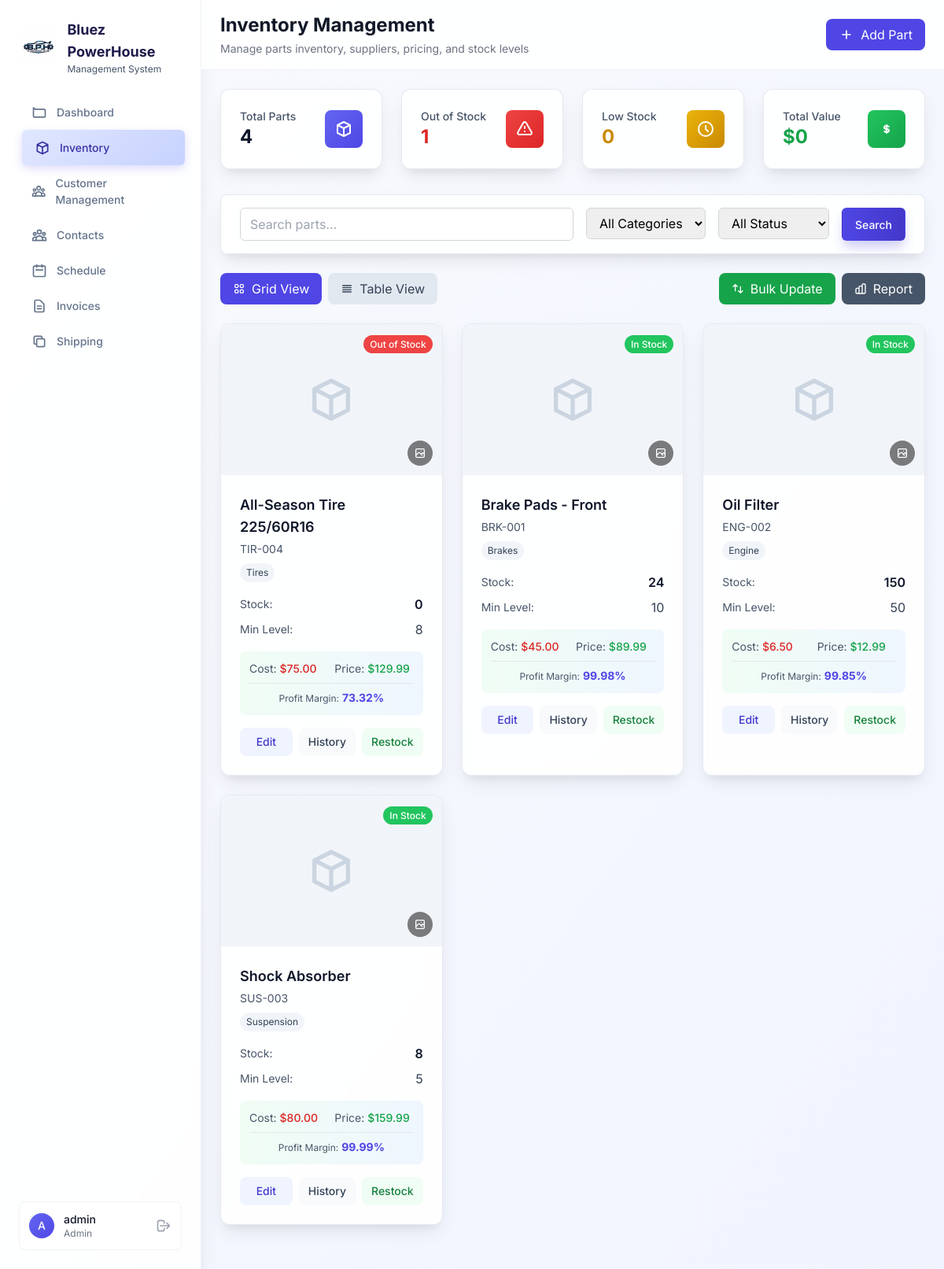
/parts (signed in), run on an earlier commit of the app's database.
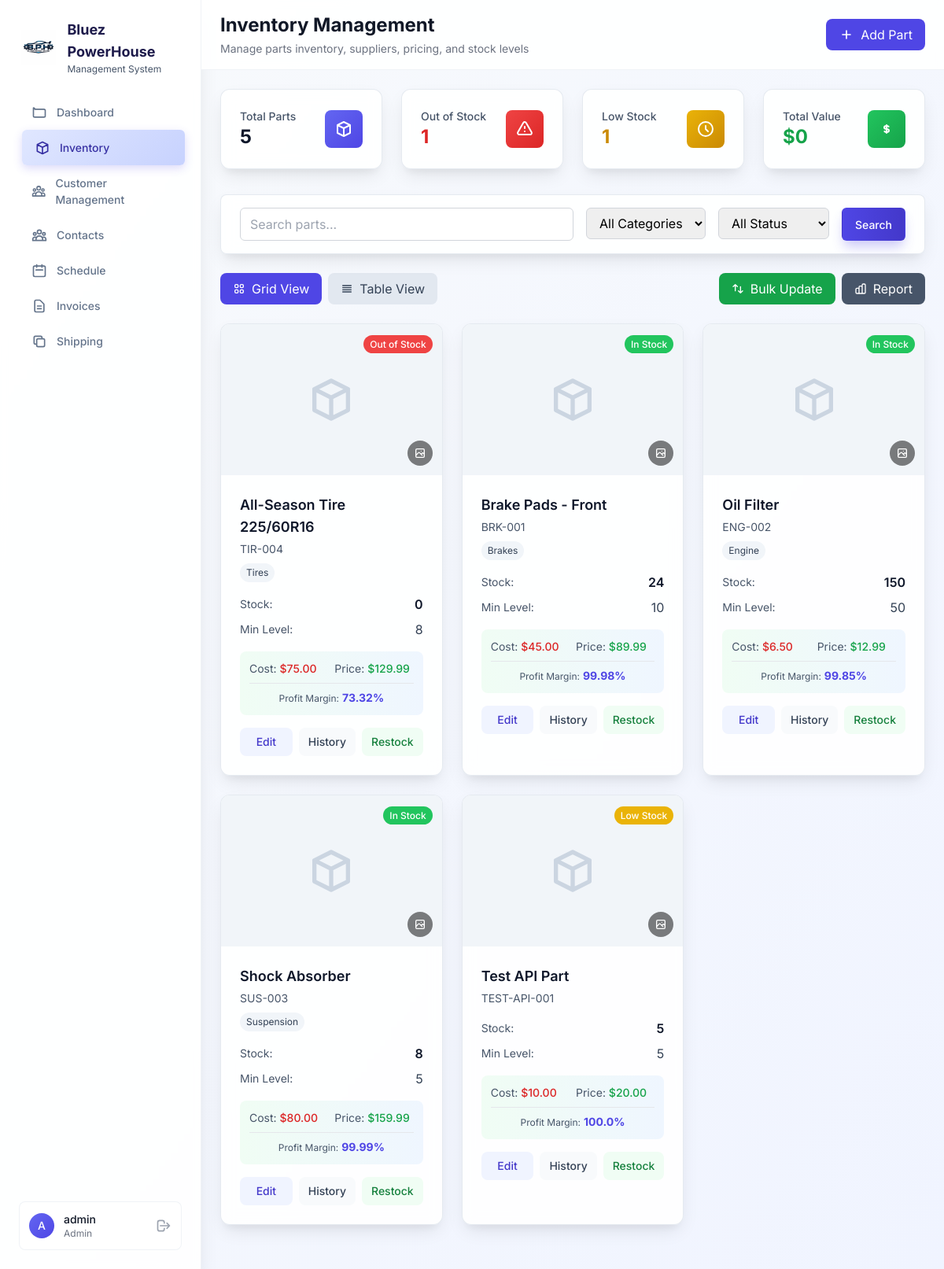
And on a later commit of the database.
### models.py (models this page shows, shortened)
class Part(db.Model):
    __tablename__ = 'parts'
    id = db.Column(db.Integer, primary_key=True)
    part_number = db.Column(db.String(50), unique=True, nullable=False)
    name = db.Column(db.String(200), nullable=False)
    description = db.Column(db.Text)
    category = db.Column(db.String(50))
    price = db.Column(db.Float, default=0.0)  # Selling price
    cost = db.Column(db.Float, default=0.0)   # Cost we paid for it
    quantity_in_stock = db.Column(db.Integer, default=0)
    minimum_stock_level = db.Column(db.Integer, default=0)
    location = db.Column(db.String(50))
    supplier_id = db.Column(db.Integer, db.ForeignKey('contacts.id'))  # Link to supplier contact
    supplier_part_number = db.Column(db.String(100))  # Supplier's part number
    supplier_url = db.Column(db.String(500))  # Link to supplier's product page
    last_order_date = db.Column(db.Date)  # When we last ordered this part
    last_order_cost = db.Column(db.Float)  # What we paid last time
    image_url = db.Column(db.String(500))  # URL or path to part image
    image_filename = db.Column(db.String(255))  # Original filename
    is_active = db.Column(db.Boolean, default=True)
    created_at = db.Column(db.DateTime, default=datetime.utcnow)
    updated_at = db.Column(db.DateTime, default=datetime.utcnow, onupdate=datetime.utcnow)
    supplier = db.relationship('Contact', backref='supplied_parts', foreign_keys=[supplier_id])
    def get_profit_margin(self):
        if self.cost and self.cost > 0:
            return round(((self.price - self.cost) / self.cost) * 100, 2)
        return 0

### app.py (the view)
    def decorated_function(*args, **kwargs):
        if 'user_id' not in session:
            flash('Please log in to access this page.', 'warning')
            return redirect(url_for('login'))
        return f(*args, **kwargs)

### app.py (called while the page is built)
def login_required(f):
    def decorated_function(*args, **kwargs):
        if 'user_id' not in session:
            flash('Please log in to access this page.', 'warning')
            return redirect(url_for('login'))
        return f(*args, **kwargs)
    decorated_function.__name__ = f.__name__
    return decorated_function

### templates/parts/list.html (shortened to what the changed rows need)
{% extends "base.html" %}
{% block page_title %}Inventory Management{% endblock %}
{% block content %}
<div class="grid grid-cols-1 md:grid-cols-4 gap-6 mb-8">
    <div class="card rounded-xl p-6">
        <div class="flex items-center justify-between">
            <div>
                <p class="text-sm font-medium text-metallic-600">Total Parts</p>
                <p class="text-2xl font-bold text-metallic-900">{{ parts|length }}</p>
            </div>
        </div>
    </div>
    <div class="card rounded-xl p-6">
        <div class="flex items-center justify-between">
            <div>
                <p class="text-sm font-medium text-metallic-600">Low Stock</p>
                <p class="text-2xl font-bold text-yellow-600">{% set low_stock_parts = [] %}{% for part in parts %}{% if part.quantity_in_stock > 0 and part.quantity_in_stock <= (part.minimum_stock_level or 0) %}{% set _ = low_stock_parts.append(part) %}{% endif %}{% endfor %}{{ low_stock_parts|length }}</p>
            </div>
        </div>
    </div>
                {% set total_value = 0 %}{% for part in parts %}{% set total_value = total_value + ((part.price or 0) * (part.quantity_in_stock or 0)) %}{% endfor %}
</div>
<div id="partsGrid" class="grid grid-cols-1 md:grid-cols-2 lg:grid-cols-3 xl:grid-cols-4 gap-6 mb-8">
    {% for part in parts %}
    <div class="part-card card rounded-xl overflow-hidden hover:shadow-xl transition-all duration-300 transform hover:-translate-y-1"
         data-category="{{ part.category or '' }}"
         data-supplier="{{ part.supplier.name if part.supplier else '' }}"
         data-stock-level="{% if part.quantity_in_stock == 0 %}out-of-stock{% elif part.quantity_in_stock <= (part.minimum_stock_level or 0) %}low-stock{% else %}in-stock{% endif %}"
         data-search="{{ (part.name + ' ' + part.part_number + ' ' + (part.description or '')).lower() }}">
        <div class="relative h-48 bg-metallic-100">
            {% if part.image_url %}
            <img src="{{ part.image_url }}" alt="{{ part.name }}" class="w-full h-full object-cover">
            {% else %}
            <div class="w-full h-full flex items-center justify-center">
                <svg class="w-16 h-16 text-metallic-300" fill="none" stroke="currentColor" viewBox="0 0 24 24">
                    <path stroke-linecap="round" stroke-linejoin="round" stroke-width="2" d="M20 7l-8-4-8 4m16 0l-8 4m8-4v10l-8 4m0-10L4 7m8 4v10M4 7v10l8 4"/>
                </svg>
            </div>
            {% endif %}
            <div class="absolute top-3 right-3">
                {% if part.quantity_in_stock == 0 %}
                <span class="bg-red-500 text-white text-xs px-2 py-1 rounded-full font-medium">Out of Stock</span>
                {% elif part.quantity_in_stock <= (part.minimum_stock_level or 0) %}
                <span class="bg-yellow-500 text-white text-xs px-2 py-1 rounded-full font-medium">Low Stock</span>
                {% else %}
                <span class="bg-green-500 text-white text-xs px-2 py-1 rounded-full font-medium">In Stock</span>
                {% endif %}
            </div>
            <div class="absolute bottom-3 right-3">
                <button onclick="uploadPartImage({{ part.id }})" class="bg-black bg-opacity-50 text-white p-2 rounded-full hover:bg-opacity-70 transition-all" title="Upload Image">
                    <svg class="w-4 h-4" fill="none" stroke="currentColor" viewBox="0 0 24 24">
                        <path stroke-linecap="round" stroke-linejoin="round" stroke-width="2" d="M4 16l4.586-4.586a2 2 0 012.828 0L16 16m-2-2l1.586-1.586a2 2 0 012.828 0L20 14m-6-6h.01M6 20h12a2 2 0 002-2V6a2 2 0 00-2-2H6a2 2 0 00-2 2v12a2 2 0 002 2z"/>
                    </svg>
                </button>
            </div>
        </div>
        <div class="p-6">
            <div class="mb-4">
                <h3 class="text-lg font-semibold text-metallic-900 mb-1">{{ part.name }}</h3>
                <p class="text-sm text-metallic-600">{{ part.part_number }}</p>
                {% if part.category %}
                <span class="inline-block bg-metallic-100 text-metallic-700 text-xs px-2 py-1 rounded-full mt-2">{{ part.category }}</span>
                {% endif %}
            </div>
            <div class="mb-4">
                <div class="flex justify-between items-center mb-2">
                    <span class="text-sm text-metallic-600">Stock:</span>
                    <span class="font-semibold text-metallic-900">{{ part.quantity_in_stock or 0 }}</span>
                </div>
                <div class="flex justify-between items-center mb-2">
                    <span class="text-sm text-metallic-600">Min Level:</span>
                    <span class="text-metallic-700">{{ part.minimum_stock_level or 0 }}</span>
                </div>
            </div>
            <div class="mb-4 p-3 bg-gradient-to-r from-green-50 to-blue-50 rounded-lg">
                <div class="grid grid-cols-2 gap-2 text-sm">
                    <div>
                        <span class="text-metallic-600">Cost:</span>
                        <span class="font-medium text-red-600">${{ "{:,.2f}".format(part.cost or 0) }}</span>
                    </div>
                    <div>
                        <span class="text-metallic-600">Price:</span>
                        <span class="font-medium text-green-600">${{ "{:,.2f}".format(part.price or 0) }}</span>
                    </div>
                    {% if part.cost and part.cost > 0 %}
                    <div class="col-span-2 text-center pt-2 border-t">
                        <span class="text-xs text-metallic-600">Profit Margin:</span>
                        <span class="font-bold text-bluez-600">{{ part.get_profit_margin() }}%</span>
                    </div>
                    {% endif %}
                </div>
            </div>
            <div class="flex space-x-2">
                <button onclick="editPart({{ part.id }})" class="flex-1 bg-bluez-50 text-bluez-700 px-3 py-2 rounded-lg hover:bg-bluez-100 transition-colors text-sm font-medium">
                    Edit
                </button>
                <button onclick="viewStockHistory({{ part.id }})" class="flex-1 bg-metallic-50 text-metallic-700 px-3 py-2 rounded-lg hover:bg-metallic-100 transition-colors text-sm font-medium">
                    History
                </button>
                <button onclick="restockPart({{ part.id }})" class="flex-1 bg-green-50 text-green-700 px-3 py-2 rounded-lg hover:bg-green-100 transition-colors text-sm font-medium">
                    Restock
                </button>
            </div>
        </div>
    </div>
    {% endfor %}
</div>
{% endblock %}

What changed in the data, as far as the page shows it:
added Part: shows "Low Stock", name "Test API Part", part_number "TEST-API-001", quantity_in_stock "5", minimum_stock_level "5", cost "10.00", price "20.00", get_profit_margin "100.0"
Also different on the page:
{{ parts|length }}: "4" → "5"
{{ low_stock_parts|length }}: "0" → "1"
